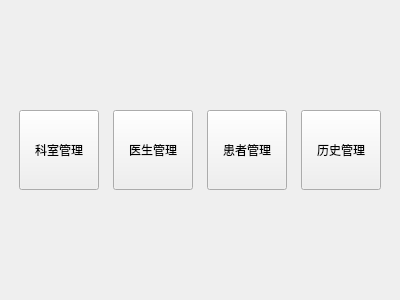
<?xml version="1.0" encoding="UTF-8"?>
<ui version="4.0">
 <class>WelcomeView</class>
 <widget class="QWidget" name="WelcomeView">
  <property name="geometry">
   <rect>
    <x>0</x>
    <y>0</y>
    <width>400</width>
    <height>300</height>
   </rect>
  </property>
  <property name="windowTitle">
   <string>欢迎</string>
  </property>
  <layout class="QVBoxLayout" name="verticalLayout_2">
   <item>
    <layout class="QVBoxLayout" name="verticalLayout">
     <item>
      <spacer name="verticalSpacer">
       <property name="orientation">
        <enum>Qt::Vertical</enum>
       </property>
       <property name="sizeHint" stdset="0">
        <size>
         <width>20</width>
         <height>58</height>
        </size>
       </property>
      </spacer>
     </item>
     <item>
      <layout class="QHBoxLayout" name="horizontalLayout">
       <item>
        <widget class="QPushButton" name="btDepartment">
         <property name="sizePolicy">
          <sizepolicy hsizetype="Minimum" vsizetype="Fixed">
           <horstretch>0</horstretch>
           <verstretch>0</verstretch>
          </sizepolicy>
         </property>
         <property name="minimumSize">
          <size>
           <width>80</width>
           <height>80</height>
          </size>
         </property>
         <property name="maximumSize">
          <size>
           <width>80</width>
           <height>80</height>
          </size>
         </property>
         <property name="text">
          <string>科室管理</string>
         </property>
        </widget>
       </item>
       <item>
        <widget class="QPushButton" name="btDoctor">
         <property name="sizePolicy">
          <sizepolicy hsizetype="Minimum" vsizetype="Fixed">
           <horstretch>0</horstretch>
           <verstretch>0</verstretch>
          </sizepolicy>
         </property>
         <property name="minimumSize">
          <size>
           <width>80</width>
           <height>80</height>
          </size>
         </property>
         <property name="maximumSize">
          <size>
           <width>80</width>
           <height>80</height>
          </size>
         </property>
         <property name="text">
          <string>医生管理</string>
         </property>
        </widget>
       </item>
       <item>
        <widget class="QPushButton" name="btPatient">
         <property name="sizePolicy">
          <sizepolicy hsizetype="Minimum" vsizetype="Fixed">
           <horstretch>0</horstretch>
           <verstretch>0</verstretch>
          </sizepolicy>
         </property>
         <property name="minimumSize">
          <size>
           <width>80</width>
           <height>80</height>
          </size>
         </property>
         <property name="maximumSize">
          <size>
           <width>80</width>
           <height>80</height>
          </size>
         </property>
         <property name="text">
          <string>患者管理</string>
         </property>
        </widget>
       </item>
       <item>
        <widget class="QPushButton" name="btHistory">
         <property name="maximumSize">
          <size>
           <width>80</width>
           <height>80</height>
          </size>
         </property>
         <property name="text">
          <string>历史管理</string>
         </property>
        </widget>
       </item>
      </layout>
     </item>
     <item>
      <spacer name="verticalSpacer_2">
       <property name="orientation">
        <enum>Qt::Vertical</enum>
       </property>
       <property name="sizeHint" stdset="0">
        <size>
         <width>20</width>
         <height>68</height>
        </size>
       </property>
      </spacer>
     </item>
    </layout>
   </item>
  </layout>
 </widget>
 <resources/>
 <connections/>
</ui>
